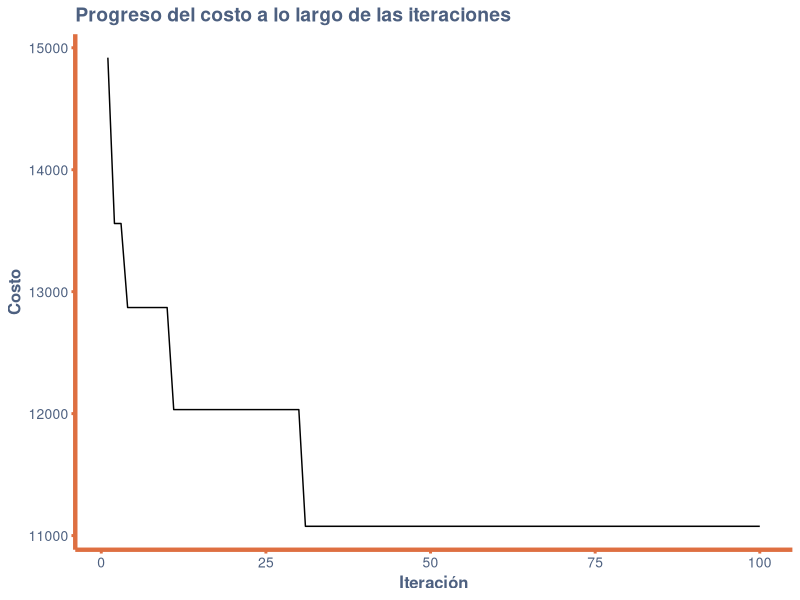

Reproduce this figure in R.
## ---- chunk 1
# Función para calcular la distancia euclidiana entre dos puntos
euc_2d <- function(c1, c2) {
    return(round(sqrt((c1[1] - c2[1])^2 + (c1[2] - c2[2])^2)))
}

# Función para calcular el costo de una permutación de ciudades
cost <- function(permutation, cities) {
    distance <- 0
    for (i in seq_along(permutation)) {
        c1 <- permutation[i]
        c2 <- if (i == length(permutation)) permutation[1] else permutation[i + 1]
        distance <- distance + euc_2d(cities[c1, ], cities[c2, ])
    }
    return(distance)
}

# Función para generar una permutación aleatoria de las ciudades
random_permutation <- function(cities) {
    return(sample(nrow(cities)))
}

# Función para realizar una operación de dos-opt estocástica en una permutación
stochastic_two_opt <- function(permutation) {
    perm <- permutation
    c1 <- sample(length(perm), 1)
    exclude <- c(c1, if (c1 == 1) length(perm) else c1 - 1, if (c1 == length(perm)) 1 else c1 + 1)
    c2 <- sample(length(perm), 1)
    while (c2 %in% exclude) {
        c2 <- sample(length(perm), 1)
    }
    if (c2 < c1) {
        c1 <- c2
        c2 <- c1
    }
    perm[c1:c2] <- rev(perm[c1:c2])
    return(perm)
}

# Función para realizar una búsqueda local en el espacio de las permutaciones
local_search <- function(best, cities, max_no_improv) {
    count <- 0
    repeat {
        candidate <- list()
        candidate$vector <- stochastic_two_opt(best$vector)
        candidate$cost <- cost(candidate$vector, cities)
        if (candidate$cost < best$cost) {
            count <- 0
            best <- candidate
        } else {
            count <- count + 1
        }
        if (count >= max_no_improv) break
    }
    return(best)
}

# Función para realizar un movimiento de doble puente en una permutación
double_bridge_move <- function(perm) {
    pos1 <- 1 + sample(floor(length(perm) / 4), 1)
    pos2 <- pos1 + 1 + sample(floor(length(perm) / 4), 1)
    pos3 <- pos2 + 1 + sample(floor(length(perm) / 4), 1)
    return(c(perm[1:pos1], perm[(pos3 + 1):length(perm)], perm[(pos2 + 1):pos3], perm[(pos1 + 1):pos2]))
}

# Función para perturbar la mejor solución encontrada hasta ahora
perturbation <- function(cities, best) {
    candidate <- list()
    candidate$vector <- double_bridge_move(best$vector)
    candidate$cost <- cost(candidate$vector, cities)
    return(candidate)
}

# Función de búsqueda principal
search <- function(cities, max_iterations, max_no_improv) {
    best <- list()
    best$vector <- random_permutation(cities)
    best$cost <- cost(best$vector, cities)
    best <- local_search(best, cities, max_no_improv)
    # Creamos un vector para almacenar el costo del mejor vector en cada iteración
    best_costs <- numeric(max_iterations)
    for (iter in seq_len(max_iterations)) {
        candidate <- perturbation(cities, best)
        candidate <- local_search(candidate, cities, max_no_improv)
        if (candidate$cost < best$cost) {
            best <- candidate
        }
        # Almacenamos el costo del mejor vector en la iteración actual
        best_costs[iter] <- best$cost
        #print(paste(" > iteration", iter, ", best=", best$cost))
    }
    return(list(best = best, best_costs = best_costs))
}

# Configuración del problema
berlin52 <- matrix(c(565,575,25,185,345,750,945,685,845,655,
                     880,660,25,230,525,1000,580,1175,650,1130,
                     1605,620,1220,580,1465,200,1530,5,845,680,
                     725,370,145,665,415,635,510,875,560,365,300,
                     465,520,585,480,415,835,625,975,580,1215,245,
                     1320,315,1250,400,660,180,410,250,420,555,575,
                     665,1150,1160,700,580,685,595,685,610,770,610,
                     795,645,720,635,760,650,475,960,95,260,875,920,
                     700,500,555,815,830,485,1170,65,830,610,605,625,
                     595,360,1340,725,1740,245), ncol = 2, byrow = TRUE)

# Configuración del algoritmo
max_iterations <- 100
max_no_improv <- 50

# Ejecutar el algoritmo
result <- search(berlin52, max_iterations, max_no_improv)
## ---- chunk 2
# Crear un gráfico del progreso de la función objetivo
library(ggplot2)

df <- data.frame(iteration = 1:max_iterations, cost = result$best_costs)

# Crear modificaciones al plot
crear_tema <- function() {
    theme_minimal() +
        theme(
            plot.background = element_rect(fill = "white", color = NA), 
            panel.grid.major = element_line(color = "white", size = 0.2), 
            panel.grid.minor = element_line(color = "white", size = 0.2), 
            panel.background = element_rect(fill = "white", color = NA), 
            plot.title = element_text(face = "bold", size = 14, color = "#4d6080"),
            axis.title = element_text(face = "bold", size = 12, color = "#4d6080"),
            axis.text = element_text(size = 10, color = "#4d6080"),
            axis.line = element_line(size = 1.5, colour = "#de6f41"), 
            legend.background = element_rect(fill = "#4d6080", color = NA), 
            legend.key = element_rect(fill = "grey90", color = NA),
            axis.ticks.x = element_line(color = "#de6f41", size = 1),
            axis.ticks.y = element_line(color = "#de6f41", size = 1)
        )
}


ggplot(df, aes(x = iteration, y = cost)) +
    geom_line() +
    labs(title = "Progreso del costo a lo largo de las iteraciones", x = "Iteración", y = "Costo")+
    crear_tema()
## ---- chunk 3
result$best$vector
